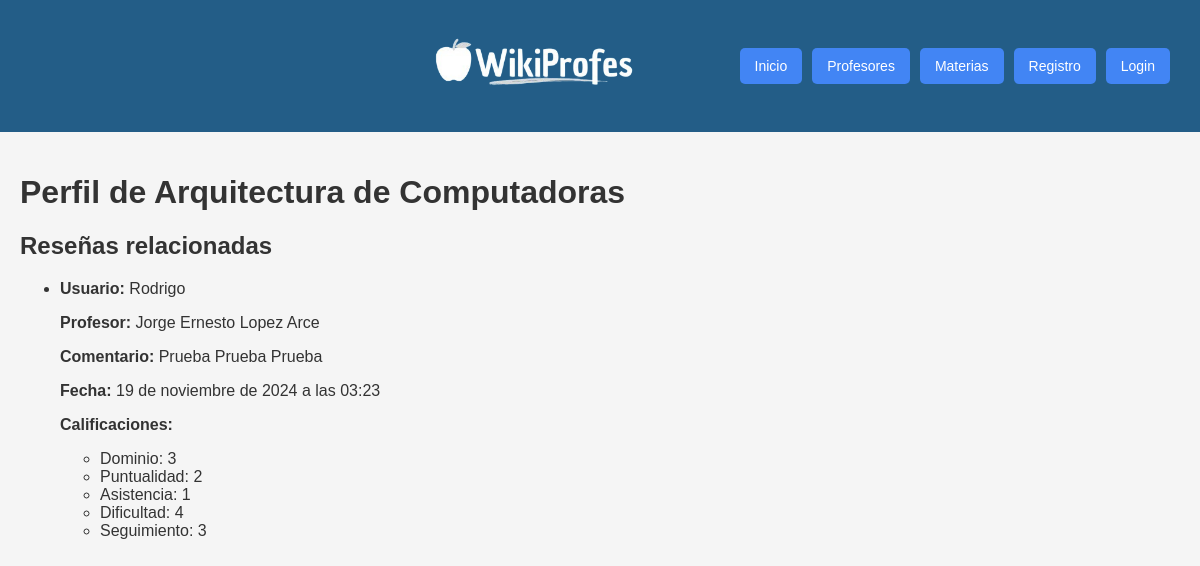
The app's page /materia/1/ with its own data.
### reviews/models.py (models this page shows, shortened)
class Materia(models.Model):
    nombre = models.CharField(max_length=100, unique=True)
    profesores = models.ManyToManyField('Profesor', related_name='Materias')

class Review(models.Model):
    profesor = models.ForeignKey(Profesor, on_delete=models.CASCADE, related_name='reviews')
    materia = models.ForeignKey(Materia, on_delete=models.CASCADE, related_name='reviews')
    user = models.ForeignKey(User, on_delete=models.CASCADE)
    comentario = models.TextField()
    fecha = models.DateTimeField(auto_now_add=True)
    dominio = models.PositiveSmallIntegerField()
    puntualidad = models.PositiveSmallIntegerField()
    asistencia = models.PositiveSmallIntegerField()
    dificultad = models.PositiveSmallIntegerField()
    seguimiento = models.PositiveSmallIntegerField()
    class Meta:
        unique_together = ('profesor', 'materia', 'user')  # Evita duplicados

class Profesor(models.Model):
    nombre = models.CharField(max_length=100)

### reviews/views.py (the view)
# urls.py: path('materia/<int:materia_id>/', views.perfil_materia, name='perfil_materia'), #Ruta para el perfil de un profesor
def perfil_materia(request, materia_id):
    materia = get_object_or_404(Materia, id=materia_id)
    reviews = materia.reviews.all()
    return render(request, 'reviews/perfil_materia.html', {
        'materia': materia,
        'reviews': reviews,
    })

### reviews/templates/reviews/perfil_materia.html (shortened to what this page needs)
{% extends "base.html" %}
{% block content %}
<h1>Perfil de {{ materia.nombre }}</h1>
<h2>Reseñas relacionadas</h2>
{% if reviews %}
    <ul>
        {% for review in reviews %}
            <li>
                <p><strong>Usuario:</strong> {{ review.user }}</p>
                <p><strong>Profesor:</strong> {{ review.profesor.nombre }}</p>
                <p><strong>Comentario:</strong> {{ review.comentario }}</p>
                <p><strong>Fecha:</strong> {{ review.fecha }}</p>
                <p><strong>Calificaciones:</strong></p>
                <ul>
                    <li>Dominio: {{ review.dominio }}</li>
                    <li>Puntualidad: {{ review.puntualidad }}</li>
                    <li>Asistencia: {{ review.asistencia }}</li>
                    <li>Dificultad: {{ review.dificultad }}</li>
                    <li>Seguimiento: {{ review.seguimiento }}</li>
                </ul>
            </li>
        {% endfor %}
    </ul>
{% else %}
    <p>No hay reseñas relacionadas con esta materia.</p>
{% endif %}
{% endblock %}

### static/global/base.css (style rules this page uses)
body { font-family: 'Arial', sans-serif; margin: 0; padding: 0; background-color: #f5f5f5; color: #333; }

### records on screen
Materia: nombre "Arquitectura de Computadoras"
Review: user "Rodrigo", profesor.nombre "Jorge Ernesto Lopez Arce", comentario "Prueba Prueba Prueba", fecha "19 de noviembre de 2024 a las 03:23", dominio "3", puntualidad "2", asistencia "1", dificultad "4", seguimiento "3"
